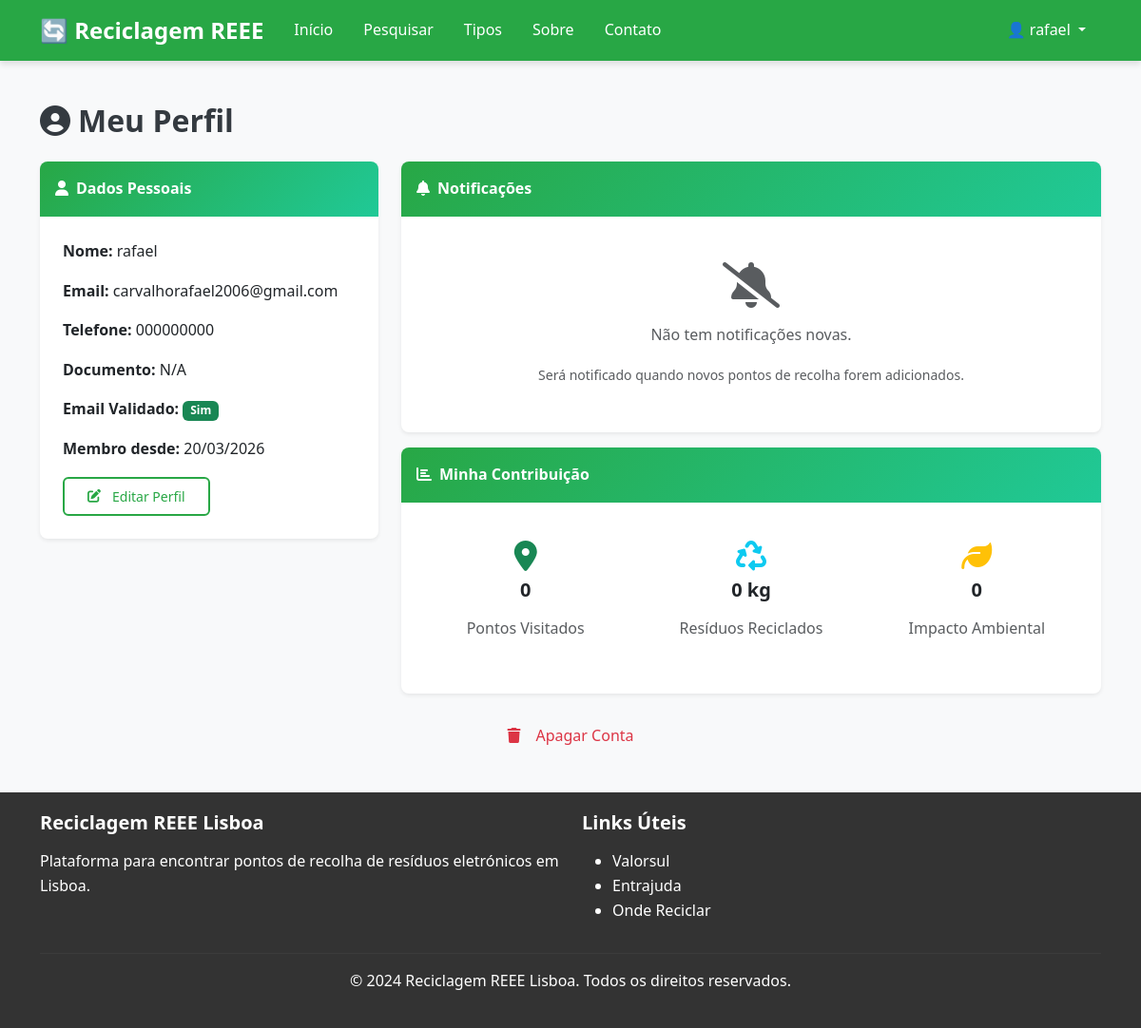
Page /utilizador (signed in) on the earlier database version.
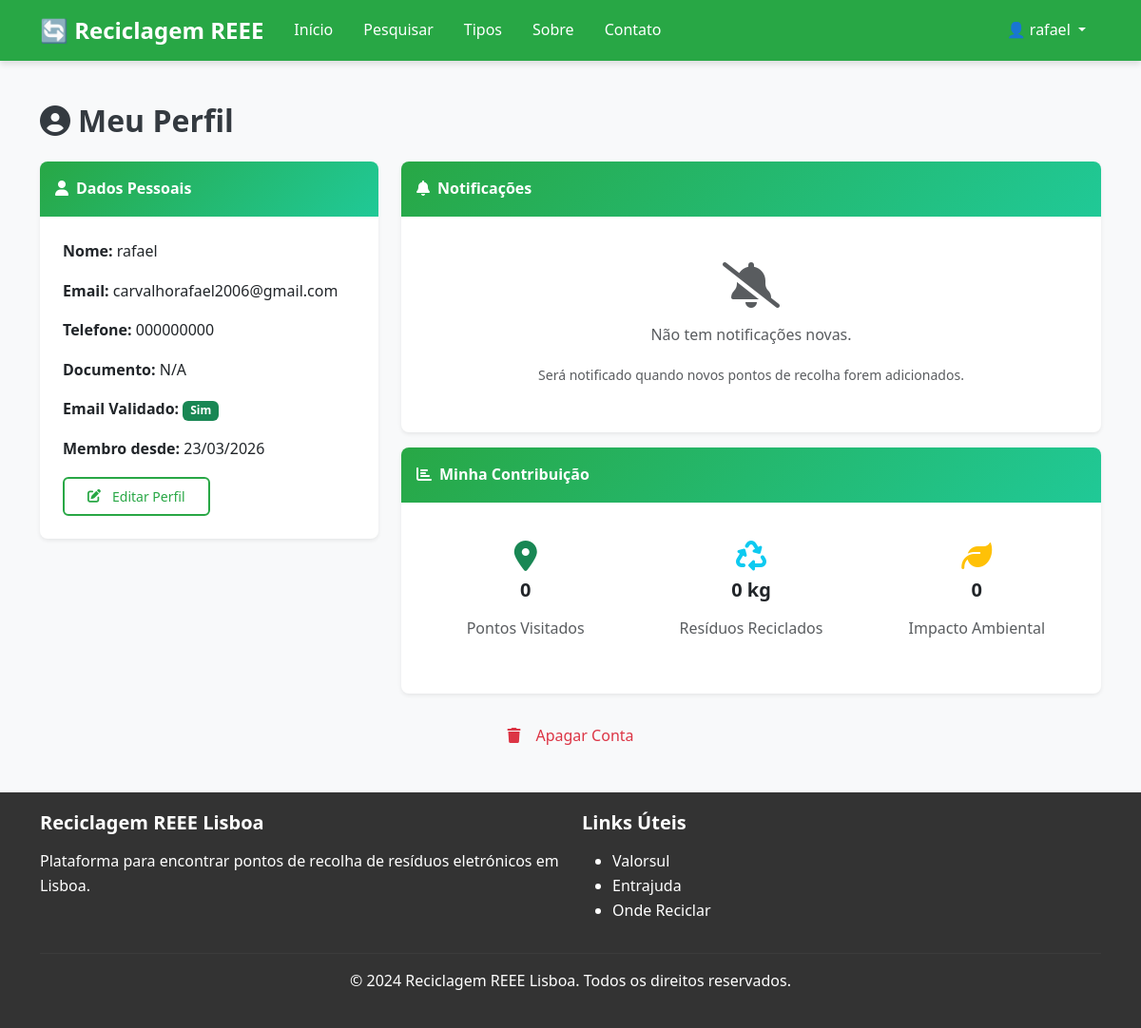
Same page on the later database version.
### models.py (models this page shows, shortened)
class BaseModel(Model):
    class Meta:
        database = db

class Utilizador(BaseModel):
    nome = CharField()
    email = CharField(unique=True)
    is_admin = BooleanField(default=False)
    telefone = CharField()
    documento_identificacao = CharField()
    senha_hash = CharField()
    criado_em = DateTimeField(default=datetime.now)
    email_validado = BooleanField(default=False)
    token_validacao = CharField(null=True)

### app.py (the view)
@app.route("/utilizador")
def utilizador():
    if g.utilizador is None:
        flash("Precisa de iniciar sessão para aceder ao perfil.", "warning")
        return redirect(url_for("login"))
    notificacoes = Notificacao.select().where(
        (Notificacao.utilizador == g.utilizador) &
        (Notificacao.lida == False)
    ).order_by(Notificacao.enviada_em.desc())
    return render_template("utilizador.html",
                         utilizador=g.utilizador,
                         notificacoes=notificacoes)

### app.py (called while the page is built)
@app.before_request
def ensure_db_connection():
    try:
        if db.is_closed():
            db.connect()
    except Exception as e:
        print(f"Database connection error: {e}")
        try:
            db.close()
            db.connect()
        except Exception as e2:
            print(f"Failed to reconnect: {e2}")

@app.before_request
def carregar_utilizador():
    user_id = session.get("user_id")
    if user_id:
        try:
            g.utilizador = Utilizador.get(Utilizador.id == user_id)
        except Utilizador.DoesNotExist:
            g.utilizador = None
    else:
        g.utilizador = None

@app.context_processor
def inject_current_year():
    return {"current_year": datetime.now().year}

### templates/utilizador.html (shortened to what the changed rows need)
{% extends "base.html" %}
{% block content %}
<div class="container mt-5">
    <h2 class="mb-4"><i class="fas fa-user-circle me-2"></i>Meu Perfil</h2>
    <div class="row">
        <div class="col-md-4">
            <div class="card shadow-sm">
                <div class="card-body">
                    <p><strong>Nome:</strong> {{ utilizador.nome }}</p>
                    <p><strong>Email:</strong> {{ utilizador.email }}</p>
                    <p><strong>Telefone:</strong> {{ utilizador.telefone }}</p>
                    <p><strong>Documento:</strong> {{ utilizador.documento_identificacao }}</p>
                    <p><strong>Email Validado:</strong>
                        {% if utilizador.email_validado %}
                            <span class="badge bg-success">Sim</span>
                        {% else %}
                            <span class="badge bg-warning">Não</span>
                        {% endif %}
                    </p>
                    <p><strong>Membro desde:</strong> {{ utilizador.criado_em.strftime('%d/%m/%Y') }}</p>
                    <div class="mt-3">
                        <button class="btn btn-sm btn-outline-primary" data-bs-toggle="modal" data-bs-target="#editarPerfilModal">
                        </button>
                    </div>
                </div>
            </div>
        </div>
    </div>
</div>
{% endblock %}

### templates/base.html (shortened to what this page needs)
<!DOCTYPE html>
<html lang="pt-PT">
<head>
    <link href="https://cdn.jsdelivr.net/npm/bootstrap@5.3.0/dist/css/bootstrap.min.css" rel="stylesheet">
    <link rel="stylesheet" href="https://cdnjs.cloudflare.com/ajax/libs/font-awesome/6.4.0/css/all.min.css">
    <link rel="stylesheet" href="https://unpkg.com/leaflet@1.9.4/dist/leaflet.css" />
    <link rel="stylesheet" href="{{ url_for('static', filename='style.css') }}">
</head>
<body>
    <nav class="navbar navbar-expand-lg navbar-dark fixed-top">
        <div class="container">
            <a class="navbar-brand" href="{{ url_for('index') }}">
                🔄 Reciclagem REEE
            </a>
            <div class="collapse navbar-collapse" id="navbarNav">
                <ul class="navbar-nav me-auto">
                    <li class="nav-item">
                        <a class="nav-link" href="{{ url_for('index') }}">Início</a>
                    </li>
                    <li class="nav-item">
                        <a class="nav-link" href="{{ url_for('pesquisa') }}">Pesquisar</a>
                    </li>
                    <li class="nav-item">
                        <a class="nav-link" href="{{ url_for('tipos_residuos') }}">Tipos</a>
                    </li>
                    <li class="nav-item">
                        <a class="nav-link" href="{{ url_for('sobre_lixo_eletronico') }}">Sobre</a>
                    </li>
                    <li class="nav-item">
                        <a class="nav-link" href="{{ url_for('contato') }}">Contato</a>
                    </li>
                </ul>
                <ul class="navbar-nav">
                    {% if g.utilizador %}
                        <li class="nav-item dropdown">
                            <a class="nav-link dropdown-toggle" href="#" role="button" data-bs-toggle="dropdown">
                                👤 {{ g.utilizador.nome }}
                            </a>
                        </li>
                    {% endif %}
                </ul>
            </div>
        </div>
    </nav>
    {% block content %}{% endblock %}
    <footer class="footer">
        <div class="container">
            <div class="row">
                <div class="col-md-6">
                    <h5>Reciclagem REEE Lisboa</h5>
                    <p>Plataforma para encontrar pontos de recolha de resíduos eletrónicos em Lisboa.</p>
                </div>
                <div class="col-md-6">
                    <h5>Links Úteis</h5>
                    <ul>
                        <li><a href="https://www.valorsul.pt/" style="color: white;">Valorsul</a></li>
                        <li><a href="https://www.entrajuda.pt/" style="color: white;">Entrajuda</a></li>
                        <li><a href="https://ondereciclar.pt/" style="color: white;">Onde Reciclar</a></li>
                    </ul>
                </div>
            </div>
            <hr style="border-color: #555;">
            <div class="text-center">
                <p>&copy; 2024 Reciclagem REEE Lisboa. Todos os direitos reservados.</p>
            </div>
        </div>
    </footer>
</body>
</html>

Differences in the rows shown:
changed Utilizador "rafael": criado_em "20/03/2026" → "23/03/2026"
